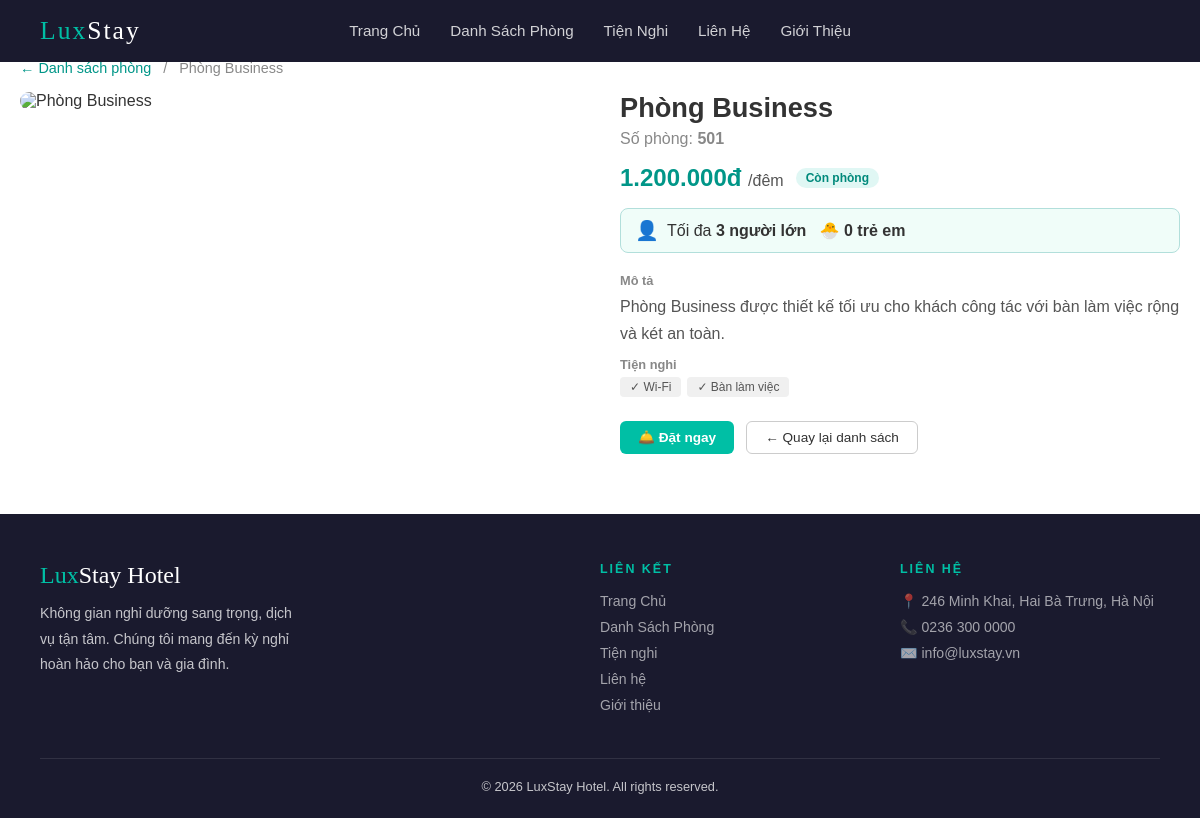
Screenshot of /public/index.php?action=room-detail&room_id=11 with the database file from the repository.
### tables this page shows
CREATE TABLE rooms (
    id               INT AUTO_INCREMENT PRIMARY KEY,
    room_number      VARCHAR(20)    NOT NULL UNIQUE,
    type             VARCHAR(50)    NOT NULL,
    price_per_night  DECIMAL(10,2)  NOT NULL,
    max_guests       INT            NOT NULL,
    max_adults       INT            NOT NULL DEFAULT 2,
    max_children     INT            NOT NULL DEFAULT 0,
    amenities        TEXT,
    is_active        TINYINT(1)     NOT NULL DEFAULT 1 
);

### core/Database.php (called while the page is built, shortened)
<?php
class Database {
    private static ?PDO $instance = null;
    public static function getConnection(): PDO {
        if (self::$instance === null) {
            $dsn = "mysql:host=" . DB_HOST . ";port=" . DB_PORT . ";dbname=" . DB_NAME . ";charset=utf8mb4";
            try {
                self::$instance = new PDO($dsn, DB_USER, DB_PASS);
                self::$instance->setAttribute(PDO::ATTR_ERRMODE, PDO::ERRMODE_EXCEPTION);
            } catch (PDOException $e) {
                die("Database connection failed: " . $e->getMessage());
            }
        }
        return self::$instance;
    }
}

### app/services/BookingService.php (called while the page is built, shortened)
<?php
require_once ROOT_PATH . '/core/Database.php';
require_once ROOT_PATH . '/app/models/Room.php';
class BookingService
{
    private PDO $db;
    public function __construct()
    {
        $this->db = Database::getConnection();
    }
    public function findRoomById(int $roomId): Room
    {
        $stmt = $this->db->prepare("SELECT * FROM rooms WHERE id = :id LIMIT 1");
        $stmt->execute([':id' => $roomId]);
        $row = $stmt->fetch(PDO::FETCH_ASSOC);
        return Room::fromDB($row);
    }
}

### app/models/Room.php (called while the page is built, shortened)
<?php
class Room
{
    private int    $id;
    private string $roomNumber;
    private string $type;
    private float  $pricePerNight;
    private int    $maxAdults;
    private int    $maxChildren;
    private bool   $isActive;
    private array  $amenities;
    public function __construct(
        int    $id,
        string $roomNumber,
        string $type,
        float  $pricePerNight,
        int    $maxGuests,
        bool   $isActive = true,
        array  $amenities = [],
        int    $maxAdults = 2,
        int    $maxChildren = 0
    ) {
        $this->id            = $id;
        $this->roomNumber    = $roomNumber;
        $this->type          = $type;
        $this->pricePerNight = $pricePerNight;
        $this->isActive      = $isActive;
        $this->amenities     = $amenities;
        $this->maxAdults     = $maxAdults;
        $this->maxChildren   = $maxChildren;
    }
    public function getId(): int              { return $this->id; }
    public function getRoomNumber(): string   { return $this->roomNumber; }
    public function getType(): string         { return $this->type; }
    public function getPricePerNight(): float { return $this->pricePerNight; }
    public function getMaxAdults(): int       { return $this->maxAdults; }
    public function getMaxChildren(): int     { return $this->maxChildren; }
    public function getAmenities(): array     { return $this->amenities; }
    public function isActive(): bool
    {
        return $this->isActive;
    }
    public static function fromDB(array $row): self
    {
        $amenities = [];
        if (!empty($row['amenities'])) {
            $decoded = json_decode($row['amenities'], true);
            if (is_array($decoded)) {
                $amenities = $decoded;
            }
        }
        return new self(
            (int)   $row['id'],
                    $row['room_number'],
                    $row['type'],
            (float) $row['price_per_night'],
            (int)   $row['max_guests'],
            (bool)  $row['is_active'],
                    $amenities,
            (int)  ($row['max_adults']   ?? 2),
            (int)  ($row['max_children'] ?? 0)
        );
    }
}

### app/views/data.php (called while the page is built)
<?php
function getRoomImageUrl(string $type, int $width = 400, int $height = 200): string {
    $photos = [
        'Standard'           => 'https://images.pexels.com/photos/271618/pexels-photo-271618.jpeg',
        'Standard Twin'      => 'https://images.pexels.com/photos/164595/pexels-photo-164595.jpeg',
        'Deluxe'             => 'https://images.pexels.com/photos/1579253/pexels-photo-1579253.jpeg',
        'Deluxe Sea View'    => 'https://images.pexels.com/photos/2373201/pexels-photo-2373201.jpeg',
        'Suite'              => 'https://images.pexels.com/photos/262048/pexels-photo-262048.jpeg',
        'Suite Family'       => 'https://images.pexels.com/photos/1454806/pexels-photo-1454806.jpeg',
        'Presidential Suite' => 'https://images.pexels.com/photos/1743229/pexels-photo-1743229.jpeg',
        'Economy'            => 'https://images.pexels.com/photos/279746/pexels-photo-279746.jpeg',
        'Economy Twin'       => 'https://images.pexels.com/photos/237371/pexels-photo-237371.jpeg',
        'Business'           => 'https://images.pexels.com/photos/2029694/pexels-photo-2029694.jpeg',
        'Business Deluxe'    => 'https://images.pexels.com/photos/1743231/pexels-photo-1743231.jpeg',
        'Luxury'             => 'https://images.pexels.com/photos/1457842/pexels-photo-1457842.jpeg',
        'Luxury Sea View'    => 'https://images.pexels.com/photos/261102/pexels-photo-261102.jpeg',
        'Penthouse'          => 'https://images.pexels.com/photos/2869215/pexels-photo-2869215.jpeg',
        'Single Room'        => 'https://images.pexels.com/photos/271619/pexels-photo-271619.jpeg',
        'Double Room'        => 'https://images.pexels.com/photos/271624/pexels-photo-271624.jpeg',
        'Triple Room'        => 'https://images.pexels.com/photos/210265/pexels-photo-210265.jpeg',
        'Quad Room'          => 'https://images.pexels.com/photos/1648776/pexels-photo-1648776.jpeg',
        'Family Room'        => 'https://images.pexels.com/photos/1080721/pexels-photo-1080721.jpeg',
    ];
    $url = $photos[$type] ?? 'https://images.pexels.com/photos/271618/pexels-photo-271618.jpeg';
    return $url . "?auto=compress&cs=tinysrgb&w={$width}&h={$height}&fit=crop";
}

### app/views/room/room-detail.php (the view, shortened to what this page needs)
<?php include ROOT_PATH . '/app/views/layout/header.php'; ?>
<?php
require_once ROOT_PATH . '/app/views/data.php';
$descMap = [
    'Standard'         => 'Phòng tiêu chuẩn với đầy đủ tiện nghi cơ bản, phù hợp cho khách công tác hoặc du lịch ngắn ngày.',
    'Standard Twin'    => 'Phòng tiêu chuẩn với 2 giường đơn, lý tưởng cho 2 người đi cùng nhau.',
    'Deluxe'           => 'Phòng Deluxe mang đến không gian rộng rãi, hiện đại với đầy đủ tiện nghi cao cấp và ban công riêng.',
    'Deluxe Sea View'  => 'Phòng Deluxe với tầm nhìn hướng biển tuyệt đẹp, không gian sang trọng và tiện nghi đẳng cấp.',
    'Suite'            => 'Phòng Suite sang trọng với phòng khách riêng biệt, bồn tắm cao cấp và dịch vụ hàng đầu.',
    'Suite Family'     => 'Phòng Suite gia đình rộng lớn với khu vực vui chơi cho trẻ em, phù hợp cho cả gia đình.',
    'Presidential Suite' => 'Phòng tổng thống đẳng cấp nhất với butler phục vụ 24/7, hồ tắm riêng và tầm nhìn toàn thành phố.',
    'Economy'          => 'Phòng Economy tiết kiệm với các tiện nghi cần thiết, lựa chọn tốt cho ngân sách hợp lý.',
    'Economy Twin'     => 'Phòng Economy với 2 giường đơn, tối ưu chi phí cho 2 người.',
    'Business'         => 'Phòng Business được thiết kế tối ưu cho khách công tác với bàn làm việc rộng và két an toàn.',
    'Business Deluxe'  => 'Phòng Business Deluxe nâng cấp với không gian làm việc chuyên nghiệp và phòng tắm đứng cao cấp.',
    'Luxury'           => 'Phòng Luxury với nội thất cao cấp, sàn gỗ sang trọng và ban công rộng ngắm thành phố.',
    'Luxury Sea View'  => 'Phòng Luxury hướng biển, kết hợp nội thất đẳng cấp cùng tầm nhìn đại dương thơ mộng.',
    'Penthouse'        => 'Penthouse độc quyền tại tầng cao nhất với hồ bơi riêng, sân thượng và trải nghiệm xa hoa tột đỉnh.',
    'Single Room'      => 'Phòng đơn ấm cúng, tiện lợi dành cho khách đi một mình.',
    'Double Room'      => 'Phòng đôi lãng mạn với giường đôi lớn và bàn trang điểm, phù hợp cho cặp đôi.',
    'Triple Room'      => 'Phòng ba giường đơn, tiện lợi cho nhóm bạn hoặc gia đình nhỏ.',
    'Quad Room'        => 'Phòng 4 giường rộng rãi, phù hợp nhất cho gia đình hoặc nhóm bạn.',
    'Family Room'      => 'Phòng gia đình ấm cúng với không gian sinh hoạt chung và giường cho cả bố mẹ lẫn con cái.',
];
$type      = $room->getType();
$amenities = $room->getAmenities();
$desc      = $descMap[$type] ?? 'Phòng tiện nghi với đầy đủ các dịch vụ hiện đại.';
?>
<main>
    <section class="section-rooms">
        <div class="container">
            <div style="margin-bottom:16px; font-size:0.9rem; color:#888;">
                <a href="?action=rooms" style="color:#009688; text-decoration:none;">← Danh sách phòng</a>
                <span style="margin: 0 8px;">/</span>
                <span>Phòng <?= htmlspecialchars($type) ?></span>
            </div>
            <div class="room-detail-layout">
                <div class="room-detail-img">
                <img src="<?= getRoomImageUrl($type, 800, 500) ?>"
                 alt="Phòng <?= htmlspecialchars($type) ?>"
                 style="width:100%; border-radius:12px; object-fit:cover; max-height:420px;">
                </div>
                <div class="room-detail-info">
                    <h2 style="font-size:1.7rem; margin-bottom:6px;">
                        Phòng <?= htmlspecialchars($type) ?>
                    </h2>
                    <p style="color:#888; margin-bottom:16px;">Số phòng: <strong><?= htmlspecialchars($room->getRoomNumber()) ?></strong></p>
                    <div style="display:flex; align-items:center; gap:12px; flex-wrap:wrap; margin-bottom:16px;">
                        <span style="font-size:1.5rem; font-weight:700; color:#009688;">
                            <?= number_format($room->getPricePerNight(), 0, ',', '.') ?>đ
                            <span style="font-size:1rem; font-weight:400; color:#555;">/đêm</span>
                        </span>
                        <?php if ($room->isActive()): ?>
                            <span class="badge green">Còn phòng</span>
                        <?php else: ?>
                            <span class="badge" style="background:#fee2e2;color:#dc2626;">Hết phòng</span>
                        <?php endif; ?>
                    </div>
                    <div style="display:flex; align-items:center; gap:8px; margin-bottom:20px;
                                padding:10px 14px; background:#f0fdf9; border-radius:8px; border:1px solid #b2dfdb;">
                        <span style="font-size:1.2rem;">👤</span>
                        <span>Tối đa <strong><?= $room->getMaxAdults() ?> người lớn</strong> &nbsp;
                        🐣 <strong><?= $room->getMaxChildren() ?> trẻ em</strong></span>
                    </div>
                    <div class="card-info">
                        <div class="info-title">Mô tả</div>
                        <p style="color:#555; line-height:1.7;"><?= htmlspecialchars($desc) ?></p>
                    </div>
                    <div class="card-info">
                        <div class="info-title">Tiện nghi</div>
                        <div class="tag-list">
                            <?php foreach ($amenities as $item): ?>
                                <span class="tag">✓ <?= htmlspecialchars($item) ?></span>
                            <?php endforeach; ?>
                        </div>
                    </div>
                    <div class="card-actions" style="margin-top:24px; display:flex; gap:12px; flex-wrap:wrap;">
                        <?php if ($room->isActive()): ?>
                            <a href="?action=booking&room_id=<?= $room->getId() ?>" class="btn-book"
                               style="text-decoration:none; display:inline-block;">
                                🛎️ Đặt ngay
                            </a>
                        <?php endif; ?>
                        <a href="?action=rooms" class="btn-detail">← Quay lại danh sách</a>
                    </div>
                </div>
            </div>
        </div>
    </section>
</main>
<?php include ROOT_PATH . '/app/views/layout/footer.php'; ?>

### public/css/style.css (style rules this page uses)
* { margin: 0; padding: 0; box-sizing: border-box; }
body { font-family: 'Nunito', sans-serif; color: #333; background: #fff; }
a { text-decoration: none; color: inherit; }
img { display: block; width: 100%; }
:root { --xanh: #00bfa5; --cam: #f5a623; --toi: #1a1a2e; --xam: #f7f7f7; --vien: #e0e0e0; }
.container { max-width: 1200px; margin: 0 auto; padding: 0 20px; }
.section-rooms { padding: 60px 0; background: #fff; }
.badge { font-size: 0.75rem; font-weight: 700; padding: 3px 10px; border-radius: 20px; }
.badge.green { background: #e0f7f4; color: #00897b; }
.card-info { margin-bottom: 10px; }
.info-title { font-size: 0.8rem; font-weight: 700; color: #888; margin-bottom: 5px; }
.tag-list { display: flex; flex-wrap: wrap; gap: 6px; }
.tag { background: #f0f0f0; color: #555; font-size: 0.75rem; padding: 3px 10px; border-radius: 4px; }
.card-actions { display: flex; gap: 10px; margin-top: 14px; }
.btn-book { background: var(--xanh); color: #fff; padding: 8px 18px; border-radius: 6px; font-size: 0.85rem; font-weight: 700; border: none; cursor: pointer; transition: opacity 0.2s; }
.btn-detail { padding: 8px 18px; border: 1px solid #ccc; border-radius: 6px; font-size: 0.85rem; color: #333; transition: border-color 0.2s; }
.room-detail-layout { display: grid; grid-template-columns: 1fr 1fr; gap: 40px; align-items: start; }

### rows the page displays
rooms: type "Business", room_number "501", price_per_night "1.200.000", max_adults "3", max_children "0", type "Phòng Business được thiết kế tối ưu cho khách công tác với bàn làm việc rộng và két an toàn."

### other values shown
$item "Wi-Fi"
$item "Bàn làm việc"
